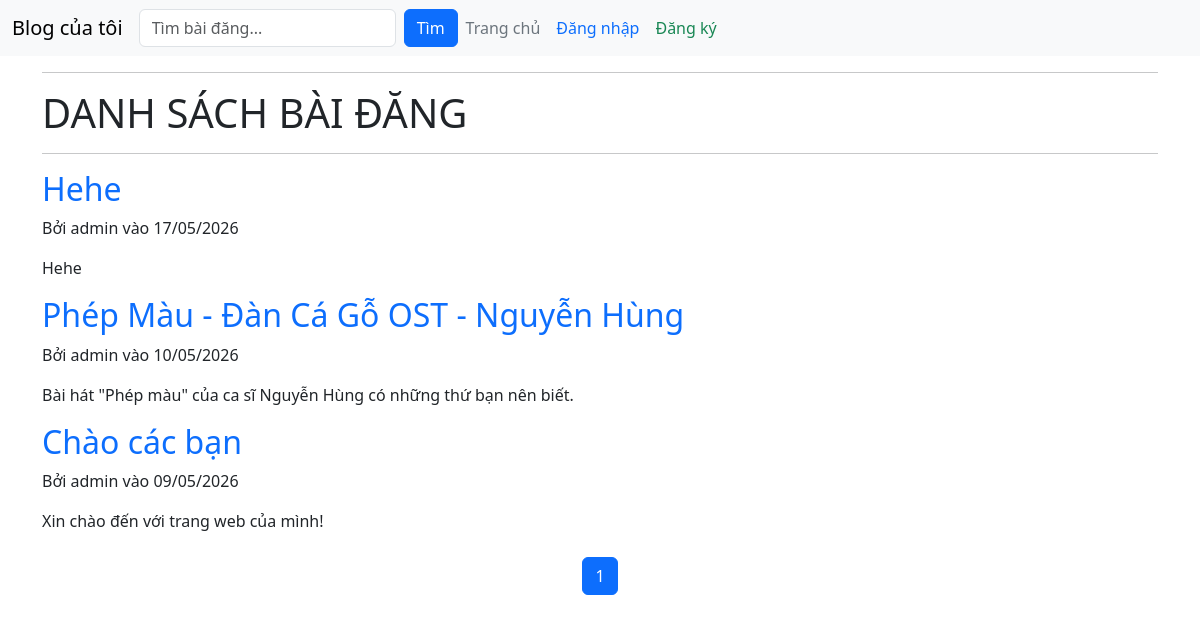
Before: / with the older database file.
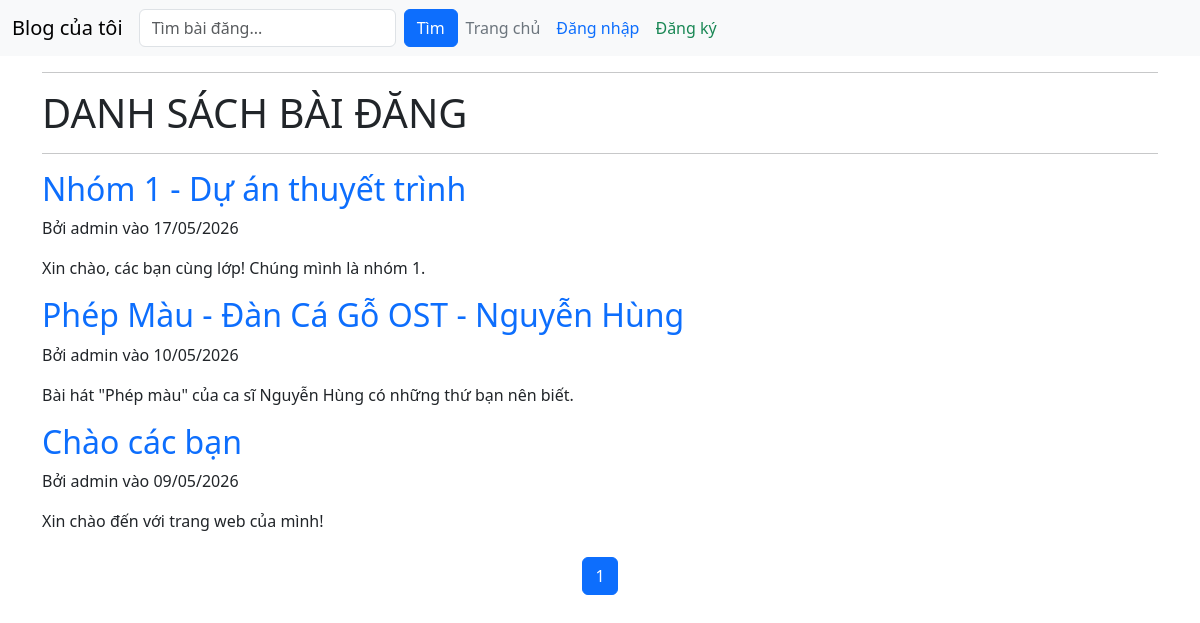
After: the same page with the newer database file.
### blog/models.py (models this page shows, shortened)
class Post(models.Model):
    title = models.CharField(max_length=200)
    likes = models.ManyToManyField(User, related_name='blog_posts', blank=True)
    content = models.TextField()
    created_at = models.DateTimeField(auto_now_add=True)
    updated_at = models.DateTimeField(auto_now=True)
    author = models.ForeignKey(User, on_delete=models.CASCADE, default=1)

### blog/views.py (the view)
# urls.py: path("",PostListView.as_view(),name="post_list"),
class PostListView(ListView):
    model = Post
    template_name = "post_list.html"
    context_object_name = "posts"
    ordering = ["-created_at"]
    paginate_by = 3
    def get_queryset(self):
        query = self.request.GET.get('q')
        if query:
            return Post.objects.filter(
                Q(title__icontains=query) | Q(content__icontains=query)
            ).order_by("-created_at")
        return Post.objects.all().order_by("-created_at")

### blog/templates/post_list.html (shortened to what this page needs)
<!DOCTYPE html>
<html lang="en">
<head>
</head>
{% extends "base.html" %}
{% block content %}
    <hr>
    <h1 class="text-uppercase">Danh sách bài đăng</h1>
    <hr>
    {% for post in posts %}
    <article>
        <h2><a href="{% url 'post-detail' post.pk %}" title="{{ post.title }}" class="text-primary text-decoration-none">{{ post.title }}</a></h2>
        <p>Bởi {{ post.author.username }} vào {{ post.created_at|date:"d/m/Y" }}</p>
        <p>{{ post.content|truncatewords:30 }}</p>
    </article>
    {% empty %}
        <h2 class="text-danger">Chưa có bài đăng nào.</h2>
        <p class="text-muted">Để thêm bài đăng mới, bấm chuột vào nút "Thêm bài mới".</p>
        <a href="{% url 'post-create' %}" title="Thêm bài mới" class="btn btn-success">Thêm bài mới</a>
    {% endfor %}
    <nav aria-label="Page navigation" class="mt-4">
        <ul class="pagination justify-content-center">
            {% for num in page_obj.paginator.page_range %}
                {% if page_obj.number == num %}
                    <li class="page-item active"><span class="page-link">{{ num }}</span></li>
                {% elif num > page_obj.number|add:'-3' and num < page_obj.number|add:'3' %}
                    <li class="page-item">
                        <a title="{{ num }}" class="page-link" href="?page={{ num }}{% if request.GET.q %}&q={{ request.GET.q }}{% endif %}">{{ num }}</a>
                    </li>
                {% endif %}
        {% endfor %}
        </ul>
    </nav>
{% endblock %}

Changed rows visible on the page:
changed Post: title "Hehe" → "Nhóm 1 - Dự án thuyết trình"; content "Hehe" → "Xin chào, các bạn cùng lớp! Chúng mình là nhóm 1."
